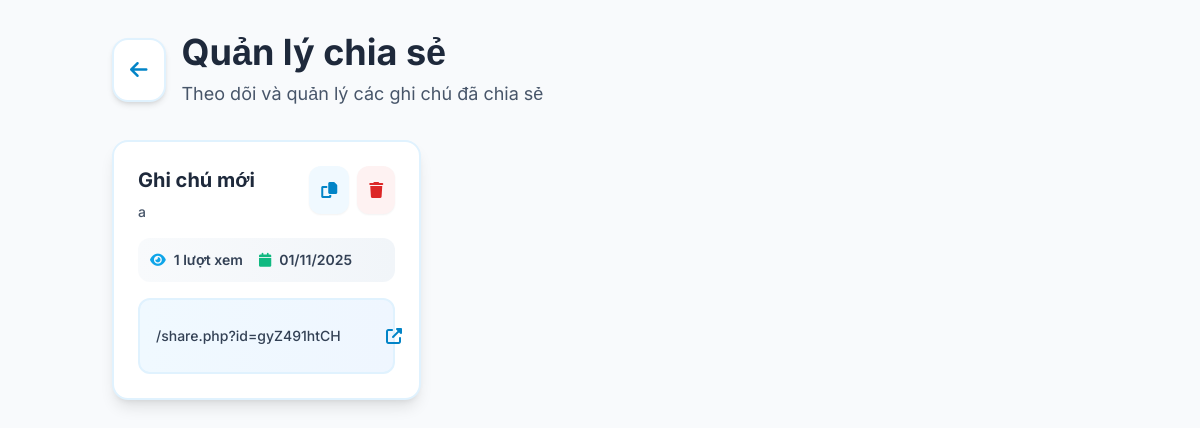
The app's page /shares.php (signed in) with its own data.
### tables this page shows
CREATE TABLE `shares` (
  `id` varchar(10) NOT NULL,
  `note_id` int(11) NOT NULL,
  `user_id` int(11) NOT NULL,
  `description` text DEFAULT NULL,
  `views` int(11) DEFAULT 0,
  `created_at` timestamp NULL DEFAULT current_timestamp()
);

CREATE TABLE `notes` (
  `id` int(11) NOT NULL,
  `user_id` int(11) NOT NULL,
  `title` varchar(255) DEFAULT NULL,
  `content` longtext NOT NULL,
  `type` enum('note','folder') DEFAULT 'note',
  `parent_id` int(11) DEFAULT NULL,
  `expanded` tinyint(1) DEFAULT 1,
  `views` int(11) DEFAULT 0,
  `created_at` timestamp NULL DEFAULT current_timestamp(),
  `updated_at` timestamp NULL DEFAULT current_timestamp() ON UPDATE current_timestamp()
);

### shares.php (the view, shortened to what this page needs)
<?php
$conn = getDB();
$userId = $_SESSION['user_id'];
$sql = "SELECT s.id, s.note_id, s.description, s.views, s.created_at, n.title as note_title
        FROM shares s
        JOIN notes n ON s.note_id = n.id
        WHERE n.user_id = ?
        ORDER BY s.created_at DESC";
$stmt = $conn->prepare($sql);
$stmt->execute([$userId]);
$shares = $stmt->fetchAll();
?>
<!DOCTYPE html>
<html lang="vi">
<head>
    <script src="https://cdn.tailwindcss.com"></script>
    <link rel="stylesheet" href="https://cdnjs.cloudflare.com/ajax/libs/font-awesome/6.4.0/css/all.min.css">
    <link rel="stylesheet" href="src/theme.css">
</head>
<body class="bg-secondary min-h-screen">
    <div class="container mx-auto px-6 py-8">
        <div class="flex items-center justify-between mb-8">
            <div class="flex items-center space-x-4">
                <a href="index.php" class="p-4 bg-white rounded-2xl shadow-md hover:shadow-xl transition-all text-sky-600 hover:text-sky-700 hover:scale-105 border-2 border-sky-100">
                    <i class="fas fa-arrow-left text-xl"></i>
                </a>
                <div>
                    <h1 class="text-4xl font-bold text-slate-800">Quản lý chia sẻ</h1>
                    <p class="text-slate-600 mt-2 text-lg">Theo dõi và quản lý các ghi chú đã chia sẻ</p>
                </div>
            </div>
        </div>
        <?php if (empty($shares)): ?>
        <div class="empty-state text-center py-20">
            <div class="w-32 h-32 bg-gradient-to-br from-sky-100 to-blue-200 rounded-3xl flex items-center justify-center mx-auto mb-8 shadow-lg">
                <i class="fas fa-share-alt text-5xl text-sky-600"></i>
            </div>
            <h3 class="text-3xl font-bold text-slate-800 mb-3">Chưa có ghi chú nào được chia sẻ</h3>
            <p class="text-slate-600 mb-8 text-lg">Bắt đầu chia sẻ ghi chú của bạn với mọi người</p>
            <a href="index.php" class="inline-flex items-center space-x-3 px-8 py-4 bg-gradient-to-r from-sky-500 to-blue-600 text-white rounded-2xl hover:from-sky-600 hover:to-blue-700 transition-all shadow-lg hover:shadow-xl font-semibold text-lg hover:scale-105">
                <i class="fas fa-plus text-lg"></i>
                <span>Tạo ghi chú mới</span>
            </a>
        </div>
        <?php else: ?>
        <div class="grid gap-6 md:grid-cols-2 lg:grid-cols-3">
            <?php foreach ($shares as $share): ?>
            <div class="share-card bg-white rounded-2xl p-6 shadow-lg">
                <div class="flex items-start justify-between mb-4">
                    <div class="flex-1">
                        <h3 class="font-bold text-slate-800 text-xl mb-2 line-clamp-2"><?= htmlspecialchars($share['note_title']) ?></h3>
                        <?php if (!empty($share['description'])): ?>
                        <p class="text-slate-600 text-sm font-medium"><?= htmlspecialchars($share['description']) ?></p>
                        <?php endif; ?>
                    </div>
                    <div class="flex items-center space-x-2 ml-4">
                        <button onclick="copyShareLink('<?= $share['id'] ?>')" class="copy-btn p-3 bg-sky-50 text-sky-600 rounded-xl hover:bg-sky-100 transition-all shadow-sm hover:shadow-md" title="Sao chép link">
                            <i class="fas fa-copy"></i>
                        </button>
                        <button onclick="deleteShare('<?= $share['id'] ?>')" class="p-3 bg-red-50 text-red-600 rounded-xl hover:bg-red-100 transition-all shadow-sm hover:shadow-md" title="Xóa chia sẻ">
                            <i class="fas fa-trash"></i>
                        </button>
                    </div>
                </div>
                <div class="flex items-center justify-between text-sm mb-4 bg-gradient-to-r from-slate-50 to-slate-100 p-3 rounded-xl">
                    <div class="flex items-center space-x-4">
                        <span class="flex items-center text-slate-700 font-semibold">
                            <i class="fas fa-eye mr-2 text-sky-500"></i>
                            <?= $share['views'] ?> lượt xem
                        </span>
                        <span class="flex items-center text-slate-700 font-semibold">
                            <i class="fas fa-calendar mr-2 text-emerald-500"></i>
                            <?= date('d/m/Y', strtotime($share['created_at'])) ?>
                        </span>
                    </div>
                </div>
                <div class="bg-gradient-to-r from-sky-50 to-blue-50 rounded-xl p-4 border-2 border-sky-100">
                    <div class="flex items-center space-x-3">
                        <input type="text"
                               value="<?= SITE_URL ?>share.php?id=<?= $share['id'] ?>"
                               class="flex-1 text-sm text-slate-700 bg-transparent border-none outline-none font-medium"
                               readonly
                               id="shareLink<?= $share['id'] ?>">
                        <button onclick="copyShareLink('<?= $share['id'] ?>')" class="text-sky-600 hover:text-sky-700 transition-colors p-2 hover:bg-sky-100 rounded-lg">
                            <i class="fas fa-external-link-alt"></i>
                        </button>
                    </div>
                </div>
            </div>
            <?php endforeach; ?>
        </div>
        <?php endif; ?>
    </div>
</body>
</html>

### src/theme.css (style rules this page uses)
:root { --primary-50: #f0f9ff; --primary-100: #e0f2fe; --primary-200: #bae6fd; --primary-300: #7dd3fc; --primary-400: #38bdf8; --primary-500: #0ea5e9; --primary-600: #0284c7; --primary-700: #0369a1; --primary-800: #075985; --primary-900: #0c4a6e; --neutral-50: #f8fafc; --neutral-100: #f1f5f9; --neutral-200: #e2e8f0; --neutral-300: #cbd5e1; --neutral-400: #94a3b8; --neutral-500: #64748b; --neutral-600: #475569; --neutral-700: #334155; --neutral-800: #1e293b; --neutral-900: #0f172a; --success-50: #f0fdf4; --success-100: #dcfce7; --success-500: #22c55e; --success-600: #16a34a; --success-700: #15803d; --warning-50: #fffbeb; --warning-100: #fef3c7; --warning-500: #f59e0b; --warning-600: #d97706; --warning-700: #b45309; --danger-50: #fef2f2; --danger-100: #fee2e2; --danger-500: #ef4444; --danger-600: #dc2626; --danger-700: #b91c1c; --bg-primary: #ffffff; --bg-secondary: #f8fafc; --bg-tertiary: #f1f5f9; --text-primary: #0f172a; --text-secondary: #475569; --text-tertiary: #94a3b8; --border-light: #e2e8f0; --border-medium: #cbd5e1; --border-dark: #94a3b8; --shadow-sm: 0 1px 2px 0 rgba(0, 0, 0, 0.05); --shadow-md: 0 4px 6px -1px rgba(0, 0, 0, 0.1), 0 2px 4px -1px rgba(0, 0, 0, 0.06); --shadow-lg: 0 10px 15px -3px rgba(0, 0, 0, 0.1), 0 4px 6px -2px rgba(0, 0, 0, 0.05); --shadow-xl: 0 20px 25px -5px rgba(0, 0, 0, 0.1), 0 10px 10px -5px rgba(0, 0, 0, 0.04); --radius-sm: 0.375rem; --radius-md: 0.5rem; --radius-lg: 0.75rem; --radius-xl: 1rem; --radius-2xl: 1.5rem; --space-xs: 0.25rem; --space-sm: 0.5rem; --space-md: 1rem; --space-lg: 1.5rem; --space-xl: 2rem; --space-2xl: 3rem; --transition-fast: 150ms cubic-bezier(0.4, 0, 0.2, 1); --transition-base: 200ms cubic-bezier(0.4, 0, 0.2, 1); --transition-slow: 300ms cubic-bezier(0.4, 0, 0.2, 1); }
* { margin: 0; padding: 0; box-sizing: border-box; }
body { font-family: 'Inter', -apple-system, BlinkMacSystemFont, 'Segoe UI', sans-serif; background-color: var(--bg-primary); color: var(--text-primary); line-height: 1.6; -webkit-font-smoothing: antialiased; -moz-osx-font-smoothing: grayscale; transition: background-color 0.3s ease, color 0.3s ease; }
.bg-secondary { background-color: var(--bg-secondary); }
.shadow-sm { box-shadow: var(--shadow-sm); }
.shadow-md { box-shadow: var(--shadow-md); }
.shadow-lg { box-shadow: var(--shadow-lg); }
.rounded-lg { border-radius: var(--radius-lg); }
.rounded-xl { border-radius: var(--radius-xl); }
.rounded-2xl { border-radius: var(--radius-2xl); }

### shares.php (style rules this page uses)
body { font-family: 'Inter', sans-serif; }
.share-card { transition: all 0.3s ease; border: 2px solid #e0f2fe; }
.copy-btn { transition: all 0.2s ease; }

### records on screen
shares: note.title "Ghi chú mới", description "a", views "1", created_at "01/11/2025", id "/share.php?id=gyZ491htCH"
